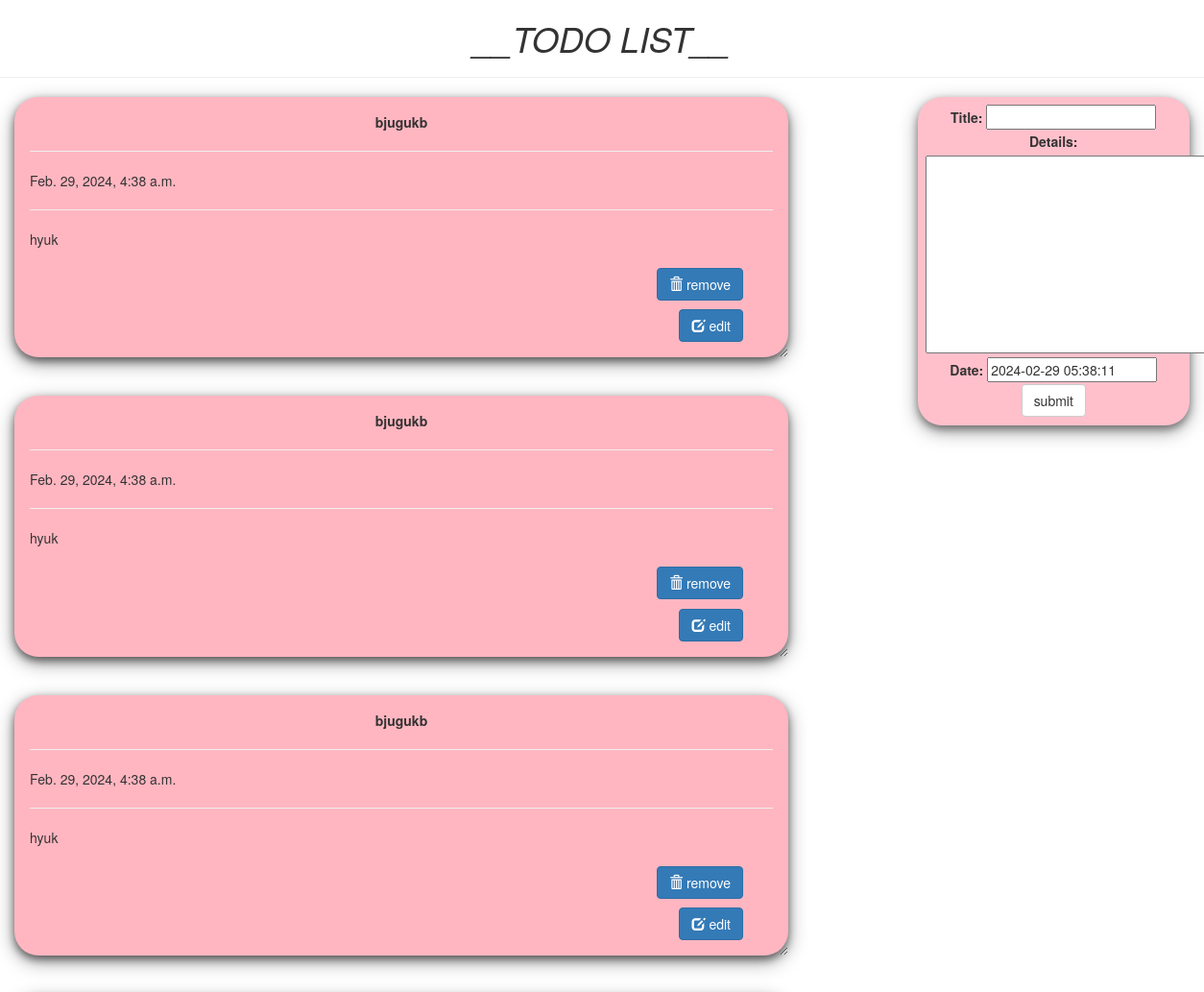
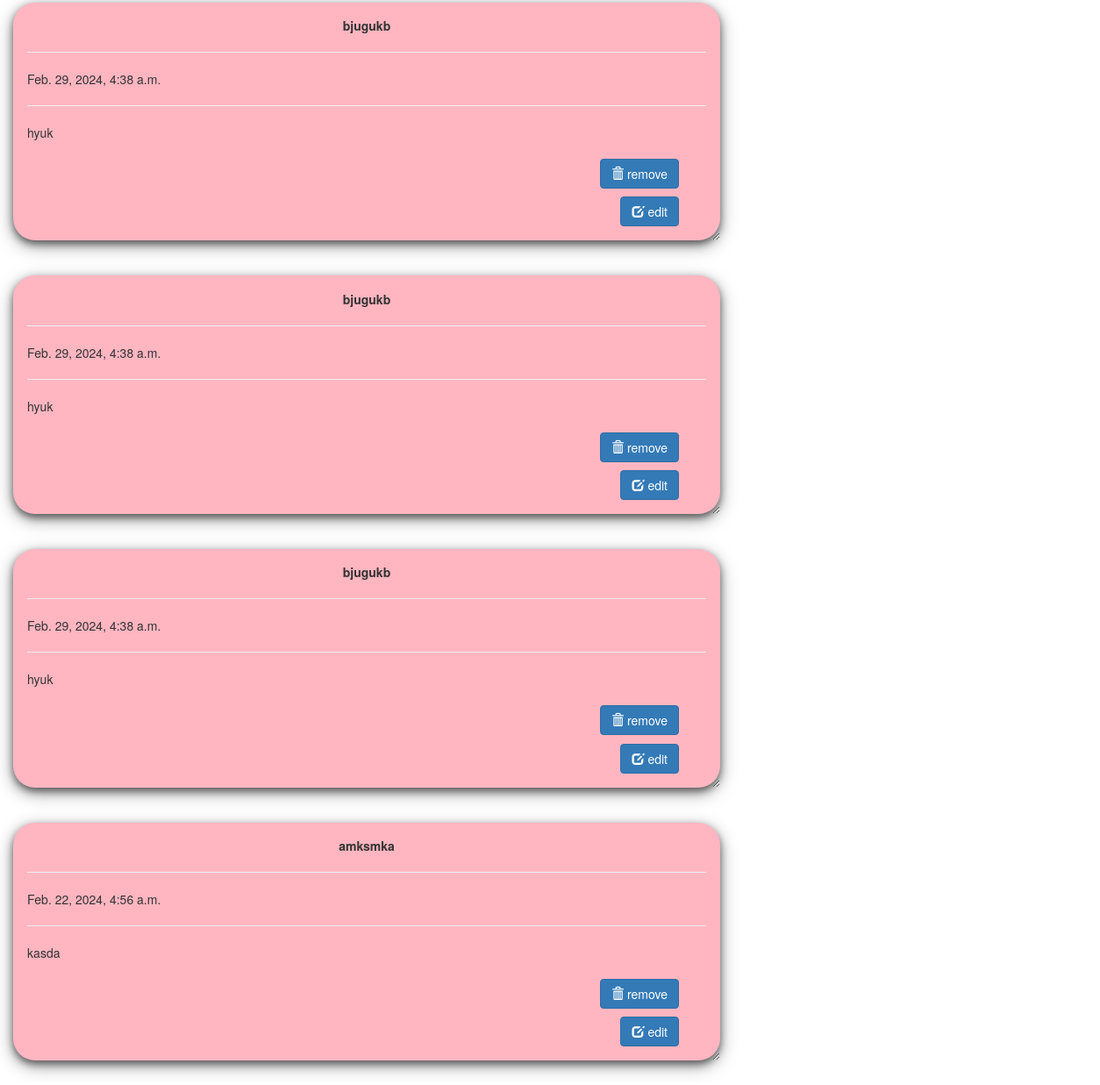
The page / on the database its author committed (2 pictures, top to bottom).
### todo/models.py (models this page shows, shortened)
class Todo(models.Model):
	title = models.CharField(max_length=100)
	details = models.TextField()
	date = models.DateTimeField(default=timezone.now)

### todo/views.py (the view)
# urls.py: path('', views.index, name="todo"),
def index(request):
	item_list = Todo.objects.order_by("-date")
	if request.method == "POST":
		form = TodoForm(request.POST)
		if form.is_valid():
			form.save()
			return redirect('todo')
	form = TodoForm()
	page = {
		"forms": form,
		"list": item_list,
		"title": "TODO LIST",
	}
	return render(request, 'todo/index.html', page)

### todo/forms.py
class TodoForm(forms.ModelForm):
	class Meta:
		model = Todo
		fields = "__all__"

### todo/templates/todo/index.html (shortened to what this page needs)
<!DOCTYPE html>
<html lang="en" dir="ltr">
<head>
<link rel="stylesheet" href="https://maxcdn.bootstrapcdn.com/bootstrap/3.3.7/css/bootstrap.min.css">
</head>
<body class="container-fluid">
<center class="row">
	<h1><i>__TODO LIST__</i></h1>
	<hr />
</center>
<div class="row">
	<div class="col-md-8">
	{% for i in list %}
	<div class="card">
		<center><b>{{i.title}}</b></center>
		<hr/>
		{{i.date}}
		<hr/>
		{{i.details}}
		<br />
		<br />
		<form action="/del/{{i.id}}" method="POST" style=" padding-right: 4%; padding-bottom: 3%;">
		<button value="remove" type="submit" class="btn btn-primary" style="float: right;"><span class="glyphicon glyphicon-trash"></span>  remove</button>
		</form>
        <br />
		<form action="/edit/{{i.id}}" method="GET" style=" padding-right: 4%; padding-bottom: 3%;">
		<button value="edit" type="submit" class="btn btn-primary" style="float: right;"><span class="glyphicon glyphicon-edit"></span>  edit</button>
		</form>
	</div>
	{% endfor%}
	</div>
	<div class="col-md-1"> </div>
	<div class="col-md-3" >
	<div class="submit_form">
	<form method="POST">
		{{forms}}
		<center>
		<input type="submit" class="btn btn-default" value="submit" />
	</center>
	</form>
	</div>
</div>
</div>
</body>
</html>

### todo/templates/todo/index.html (style rules this page uses)
.card { box-shadow: 0 4px 8px 0 rgba(0,0,0,0.5), 0 6px 20px 0 rgba(0,0,0,0.39); background: lightpink; margin-bottom : 5%; border-radius: 25px; padding : 2%; overflow: auto; resize: both; text-overflow: ellipsis; }
.submit_form { text-align: center; padding: 3%; background: pink; border-radius: 25px; box-shadow: 0 4px 8px 0 rgba(0,0,0,0.4), 0 6px 20px 0 rgba(0,0,0,0.36); }

### rows shown on the page
Todo: title "bjugukb", date "Feb. 29, 2024, 4:38 a.m.", details "hyuk"
Todo: title "bjugukb", date "Feb. 29, 2024, 4:38 a.m.", details "hyuk"
Todo: title "bjugukb", date "Feb. 29, 2024, 4:38 a.m.", details "hyuk"
Todo: title "bjugukb", date "Feb. 29, 2024, 4:38 a.m.", details "hyuk"
Todo: title "bjugukb", date "Feb. 29, 2024, 4:38 a.m.", details "hyuk"
Todo: title "bjugukb", date "Feb. 29, 2024, 4:38 a.m.", details "hyuk"
Todo: title "amksmka", date "Feb. 22, 2024, 4:56 a.m.", details "kasda"
